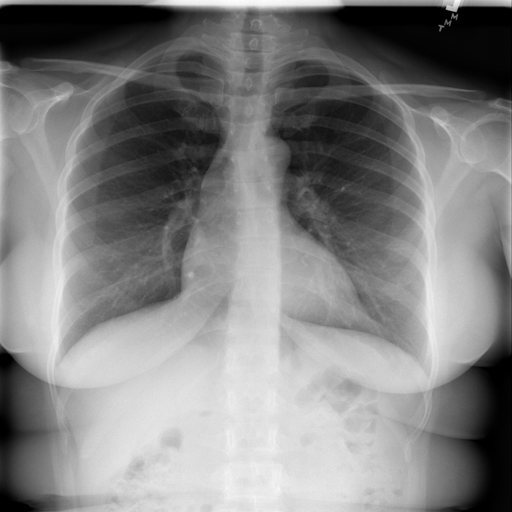
#> input picture machine_intelligence_and_statistical_learning/svm/report/assets/Normal-3183.png, 512 x 512 px; its folder holds only this picture in this run
$ python -i collect_data_tuberculosis.py   (imports and definitions only)
#> lines starting #> are read from the running program, lines starting #| are printed output that depends on the picture; after the words box and inside, x2 and y2 are one past the last pixel; in counts of white or black regions, pixels touching at a corner belong together
#> further down, picture is the input picture: shape (512, 512, 3); min 0, max 254, mean 130
from skimage.restoration import denoise_wavelet
from skimage.transform import resize
from skimage.io import imread
from skimage.io import imsave
from skimage.color import rgb2gray
from skimage import img_as_ubyte, img_as_float
from skimage.filters import threshold_otsu
from skimage.exposure import equalize_hist
from skimage.measure import find_contours
import numpy as np
import os
from tqdm import tqdm

def denoise_image( image ):
	return denoise_wavelet(image, method='BayesShrink', mode='soft', rescale_sigma = True )

def resample_image( image, target_shape ):
	return resize( image, target_shape, order = 3, mode = 'reflect', anti_aliasing = True, preserve_range = True )

def histogram_equilization( image ):
	return equalize_hist( image )

def to_grayscale( image ):
	if image.ndim == 3:
		return rgb2gray(image)
	return img_as_float(image)

def crop_to_object(image):
	thresh = threshold_otsu(image)
#> thresh = 0.477
	binary_mask = image < thresh
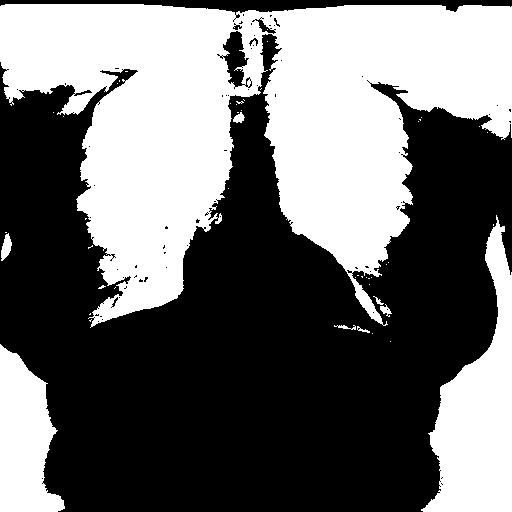
#> binary_mask: shape (512, 512) bool; 43.1% white; 48 white regions (39 under 20 px), largest, box (x1, y1, x2, y2) and area: (0, 4, 512, 328) 91580, (421, 215, 512, 512) 13408, (0, 344, 65, 512) 7364

	# Find contours of all objects in the mask
	contours = find_contours(binary_mask, 0.8)
#> contours = 161 point arrays, longest 3412 points

	if not contours:
		return image # Return original if no contours found

	# Find the largest contour by area
	largest_contour = max(contours, key=lambda contour: contour.shape[0])
#> largest_contour = 3412 pairs, first value 33.2 to 326.2, second value 0 to 511

	# Get the bounding box coordinates of the largest contour
	min_row, min_col = np.min(largest_contour, axis=0)
#> min_row = 33.2; min_col = 0
	max_row, max_col = np.max(largest_contour, axis=0)
#> max_row = 326.2; max_col = 511

	return image[int(min_row):int(max_row), int(min_col):int(max_col)]
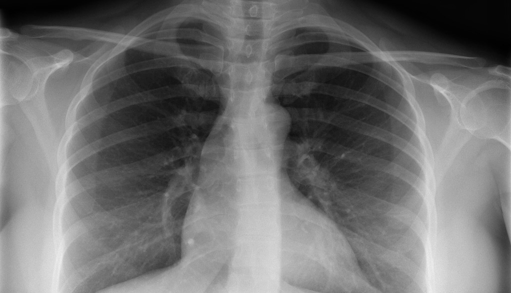
#> returned value: shape (293, 511) float64; min 0, max 0.929, mean 0.44

# [23 lines left out: functions read_images_filenames, read_images, not called in this run]

def process_image( image ):
	image = to_grayscale( image )
	image = crop_to_object( image )
	image = denoise_image( image )
	image = histogram_equilization( image )
#> in histogram_equilization, `return equalize_hist( image )`:
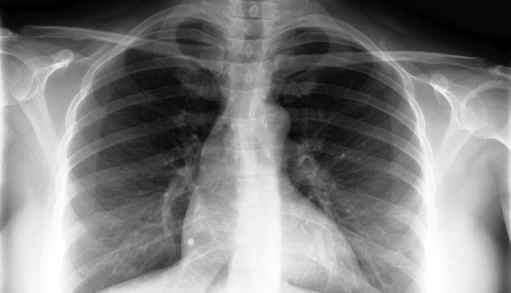
#> returned value: shape (293, 511) float64; min 0.000488, max 1, mean 0.502
	image = resample_image( image, ( 128, 128 ) )
#> in resample_image, `return resize( image, target_shape, order = 3, mode = 'reflect', anti_..`:
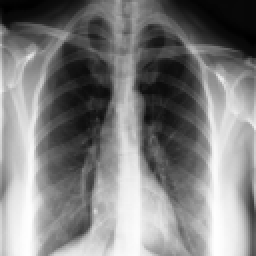
#> returned value: shape (128, 128) float64 (shown 2 times larger); min 0.000632, max 0.999, mean 0.502

	return image

class Outputter:
	def __init__( self, output_folder ):
		self.output_folder = output_folder
		os.makedirs( output_folder, exist_ok = True )

	def strip_file_ending( self, filename ):
		return os.path.splitext(filename)[0]

	# [16 lines left out: functions __call__, run, not called in this run]


# [2 lines not run here, left out]

>>> import cv2
>>> picture = cv2.cvtColor(cv2.imread('report/assets/Normal-3183.png'), cv2.COLOR_BGR2RGB)
>>> result = process_image(picture)

$ run again, on machine_intelligence_and_statistical_learning/svm/report/assets/Normal_classified_as_Tuberculosis.png
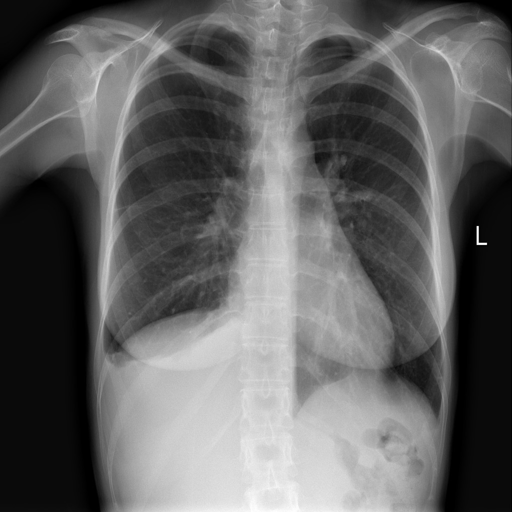
#> input picture machine_intelligence_and_statistical_learning/svm/report/assets/Normal_classified_as_Tuberculosis.png, 512 x 512 px
#> picture is the input picture: shape (512, 512, 3); min 0, max 255, mean 98.3
#> thresh = 0.4
#> in crop_to_object, `binary_mask = image < thresh`:
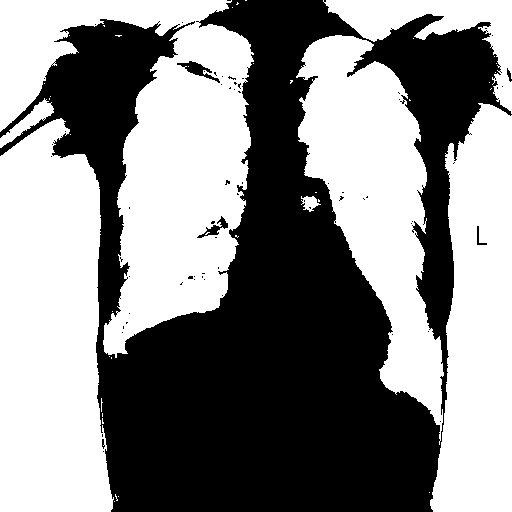
#> binary_mask: shape (512, 512) bool; 53.5% white; 66 black regions (61 under 20 px), largest, box (x1, y1, x2, y2) and area: (0, 0, 512, 512) 121208, (177, 61, 220, 83) 292, (197, 216, 228, 238) 191, (477, 226, 487, 245) 54, (507, 68, 512, 82) 35
#> contours = 149 point arrays, longest 2016 points
#> largest_contour = 2016 pairs, first value 0 to 357.2, second value 0 to 253.2
#> min_row = 0
#> max_row = 357.2; max_col = 253.2
#> in resample_image, `return resize( image, target_shape, order = 3, mode = 'reflect', anti_..`:
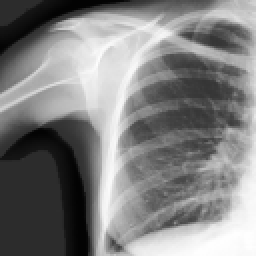
#> returned value: shape (128, 128) float64 (shown 2 times larger); min 0.0135, max 0.999, mean 0.506

$ run again, on machine_intelligence_and_statistical_learning/svm/report/assets/Tuberculosis-136.png
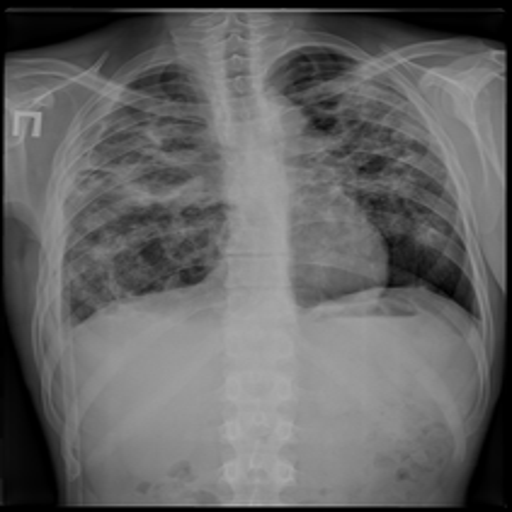
#> input picture machine_intelligence_and_statistical_learning/svm/report/assets/Tuberculosis-136.png, 512 x 512 px
#> picture is the input picture: shape (512, 512, 3); min 0, max 178, mean 100.1
#> thresh = 0.32
#> in crop_to_object, `binary_mask = image < thresh`:
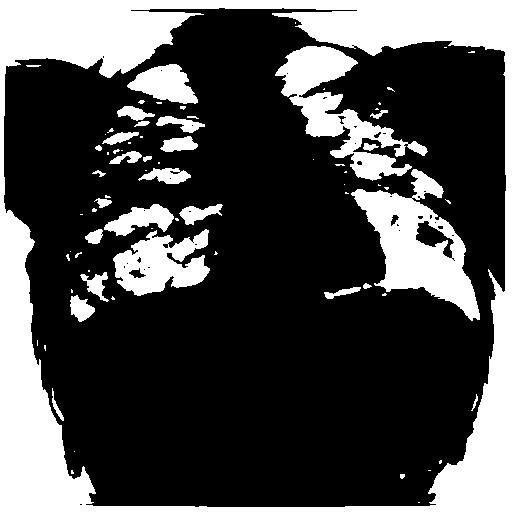
#> binary_mask: shape (512, 512) bool; 28.6% white; 77 white regions (47 under 20 px), largest, box (x1, y1, x2, y2) and area: (0, 0, 512, 512) 48778, (351, 169, 480, 321) 8082, (275, 46, 428, 181) 6651
#> contours = 117 point arrays, longest 2743 points
#> largest_contour = 2743 pairs, first value 7.2 to 506.8, second value 3.2 to 505.8
#> min_row = 7.2; min_col = 3.2
#> max_row = 506.8; max_col = 505.8
#> in resample_image, `return resize( image, target_shape, order = 3, mode = 'reflect', anti_..`:
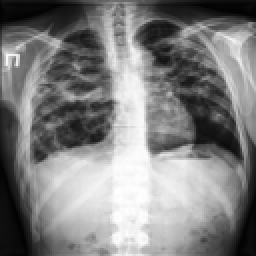
#> returned value: shape (128, 128) float64 (shown 2 times larger); min 0.0123, max 0.999, mean 0.503
